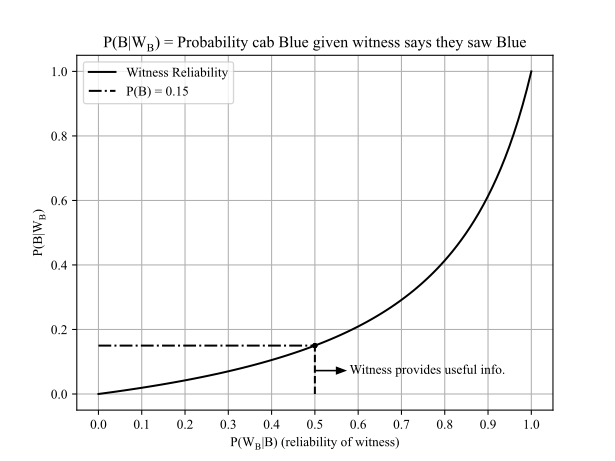

Source code (Python):
import numpy as np
from matplotlib import pyplot as plt
plt.rcParams["font.family"] = "Times New Roman"
plt.rcParams['mathtext.default'] = 'regular'

P_G = 0.85
P_B = 0.15

reliability = np.linspace(0.0, 1.0, 100, endpoint=True)
P_WB_given_B = reliability 
P_WB_given_G = 1 - P_WB_given_B

P_B_given_WB = P_WB_given_B*P_B/(P_WB_given_B*P_B + P_WB_given_G*P_G)
plt.plot(reliability, P_B_given_WB, 'k-')
plt.xticks(np.arange(0, 1.1, 0.1))
plt.title('$P(B|W_B)$ = Probability cab Blue given witness says they saw Blue')
plt.plot([0, 0.50], [0.15, 0.15], 'k-.')
plt.plot([0.50, 0.50], [0.0, 0.15], 'k--')
plt.plot([0.5, 0.5], [0.15, 0.15], 'k.')
plt.ylabel('$P(B|W_B)$')
plt.xlabel('$P(W_B|B)$ (reliability of witness)')
plt.arrow(0.5, 0.0725, 0.05, 0, head_width=0.02, head_length=0.02, fc='k', ec='k')
plt.text(0.58, 0.0725, 'Witness provides useful info.', ha='left', va='center')
plt.legend(['Witness Reliability', 'P(B) = 0.15'])
plt.grid()
plt.savefig("HW2_2b.png")
plt.savefig("HW2_2b.svg", transparent=True)